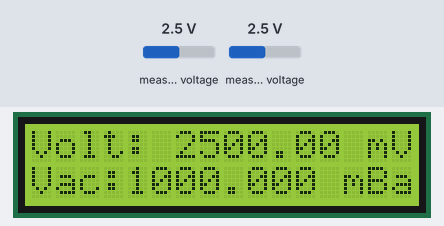
Recording of a sketch running on a simulated ESP32. Shown: 16×2 character LCD. Inputs (shaded band) come from the test bench; at power-on: measured voltage 2.5 V. What the sketch prints to the serial monitor is not drawn.

Above: at 3.2 s.
3.3 s: measured voltage (sensor 200) set to 0.1 V
At 5.4 s:
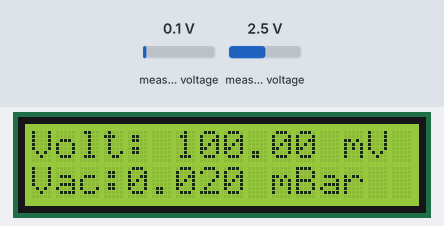
5.7 s: measured voltage (sensor 200) set to 1.2 V
At 7.2 s:
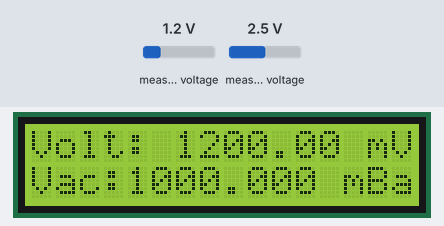
7.8 s: measured voltage (sensor 200) set to 3.8 V
At 9.0 s:
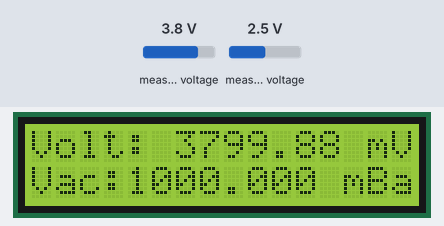
Timing chart, 0 to 10.8 s (numbered marks = the images above; inputs shaded):
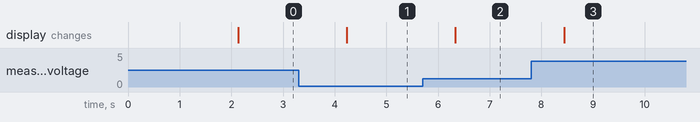

The sketch:

vaccum_meter.ino
```cpp
#include <Wire.h>
#include <Adafruit_ADS1X15.h>  // Supports the ADS1115
#include <LiquidCrystal_I2C.h>
#include <math.h>              // For round()

// Create an ADS1115 object (default I2C address is 0x48)
Adafruit_ADS1115 ads;

// Create an LCD object (adjust I2C address if necessary)
LiquidCrystal_I2C lcd(0x27, 16, 2);

// -------------------------------------------------
// Linear model coefficients (double precision)
// -------------------------------------------------
// Scale 1 (Vacuum 0.001 to 0.1):
const double slope1     = 2.5708e-04;
const double intercept1 = -5.2591e-03;

// Scale 2 (Vacuum 0.1 to 1):
const double slope2     = 1.7328e-03;
const double intercept2 = -6.5332e-01;

// Scale 3 (Vacuum 10 to 100):
const double slope3     = 1.1250e+00;
const double intercept3 = -9.1250e+02;

// Scale 4 (Vacuum 100 to 1000):
const double slope4     = 1.2500e+01;
const double intercept4 = -1.1150e+04;

// -------------------------------------------------
// Voltage thresholds for selecting the model (in mV)
// (These are sample threshold values – adjust based on your calibration.)
// For example:
//   Model 1: voltage < THRESHOLD1
//   Model 2: THRESHOLD1 <= voltage < THRESHOLD2
//   Model 3: THRESHOLD2 <= voltage < THRESHOLD3
//   Model 4: voltage >= THRESHOLD3
const double THRESHOLD1 = 435.0;  // mV
const double THRESHOLD2 = 820.0;  // mV
const double THRESHOLD3 = 900.0;  // mV

// -------------------------------------------------
// Utility function to round to the nearest valid step
// -------------------------------------------------
double roundToStep(double value, double step) {
  return step * round(value / step);
}

void setup() {
  Serial.begin(115200);
  // Initialize I2C with specific pins for ESP32 (change if needed)
  Wire.begin(21, 22);

  // Initialize the ADS1115
  if (!ads.begin()) {
    Serial.println("Failed to initialize ADS.");
    while (1);
  }

  // Optionally, set the gain (e.g., ads.setGain(GAIN_ONE);)
  ads.setGain(GAIN_ONE);
  // For GAIN_ONE, full-scale range is ±4.096V.

  // Initialize the LCD
  lcd.init();
  lcd.backlight();
  lcd.clear();
  lcd.setCursor(0, 0);
  lcd.print("Vacuum Monitor");
  delay(2000);
}

void loop() {
  // ---------------------------
  // 1. Read the voltage from the ADS1115
  // ---------------------------
  int16_t adcReading = ads.readADC_SingleEnded(0);
  int16_t adcReading2 = ads.readADC_SingleEnded(1);
  //int16_t adcReading = 3488;
  double conversionFactor = 0.125; // mV per count (for ADS1115 GAIN_ONE)
  double voltage = adcReading * conversionFactor; // in mV
   //voltage = ads.computeVolts(adcReading); // in mV

  Serial.print("ADC reading: ");
  Serial.print(adcReading);
  Serial.print(" -> Voltage: ");
  Serial.print(voltage, 2);
  Serial.println(" mV");

  // ---------------------------
  // 2. Select the appropriate linear model based on voltage
  //    and compute the vacuum value
  // ---------------------------
  double vacuum = 0.0;
  double validStep = 0.0;  // The rounding step for the scale in use

  if (voltage < THRESHOLD1) {
    vacuum = slope1 * voltage + intercept1;
    validStep = 0.001;
  } else if (voltage < THRESHOLD2) {
    vacuum = slope2 * voltage + intercept2;
    validStep = 0.1;
  } else if (voltage < THRESHOLD3) {
    vacuum = slope3 * voltage + intercept3;
    validStep = 10.0;
  } else {
    vacuum = slope4 * voltage + intercept4;
    validStep = 100.0;
  }

  // ---------------------------
  // 3. Round the computed vacuum to the nearest valid step
  // ---------------------------
  vacuum = roundToStep(vacuum, validStep);
  if(vacuum>1000){
    vacuum=1000;
  }
  else if(vacuum<0.0005){
    vacuum=0;
  }

  Serial.print("Computed Vacuum (rounded): ");
  Serial.println(vacuum, 6);

  // ---------------------------
  // 4. Display the values on the LCD
  // ---------------------------
  lcd.clear();
  lcd.setCursor(0, 0);
  lcd.print("Volt: ");
  lcd.print(voltage, 2);
  lcd.print(" mV");

  lcd.setCursor(0, 1);
  lcd.print("Vac:");
  lcd.print(vacuum, 3);
  lcd.print(" mBar");

  // lcd.setCursor(8, 1);
  // lcd.print("A:");
  // lcd.print(adcReading, 3);
  // if (voltage < THRESHOLD1) {
  //   lcd.print("M1");
  // } else if (voltage < THRESHOLD2) {
  //   lcd.print("M2");
  // } else if (voltage < THRESHOLD3) {
  //   lcd.print("M3");
  // } else {
  //   lcd.print("M4");
  // }

  delay(1000);
}
```

Measured:
- after the input at 3.3 s, the display: changes after 0.93 s (image 1)
- after the input at 5.7 s, the display: changes after 0.64 s (image 2)
- after the input at 7.8 s, the display: changes after 0.64 s (image 3)
